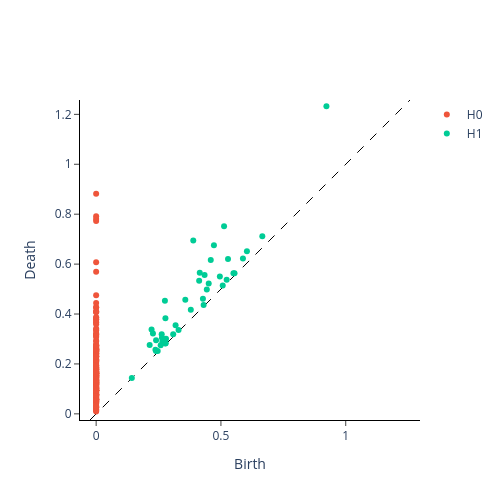

Source (notebook cell):
### Code cell
from gtda.plotting import plot_diagram
plot_diagram(diagrams[0])
